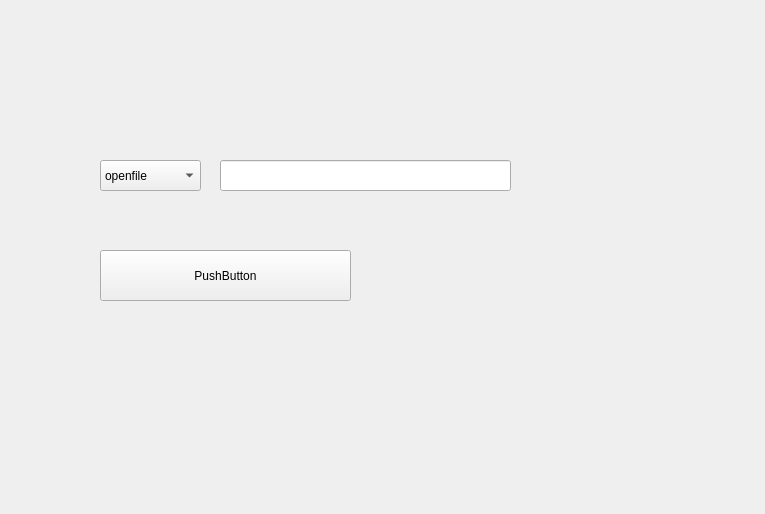
<?xml version="1.0" encoding="UTF-8"?>
<ui version="4.0">
 <class>Form</class>
 <widget class="QWidget" name="Form">
  <property name="geometry">
   <rect>
    <x>0</x>
    <y>0</y>
    <width>765</width>
    <height>514</height>
   </rect>
  </property>
  <property name="windowTitle">
   <string>Form</string>
  </property>
  <widget class="QPushButton" name="pushButton">
   <property name="geometry">
    <rect>
     <x>100</x>
     <y>250</y>
     <width>251</width>
     <height>51</height>
    </rect>
   </property>
   <property name="text">
    <string>PushButton</string>
   </property>
  </widget>
  <widget class="QComboBox" name="comboBox">
   <property name="geometry">
    <rect>
     <x>100</x>
     <y>160</y>
     <width>101</width>
     <height>31</height>
    </rect>
   </property>
   <item>
    <property name="text">
     <string>openfile</string>
    </property>
   </item>
  </widget>
  <widget class="QLineEdit" name="lineEdit">
   <property name="geometry">
    <rect>
     <x>220</x>
     <y>160</y>
     <width>291</width>
     <height>31</height>
    </rect>
   </property>
  </widget>
 </widget>
 <resources/>
 <connections/>
</ui>
